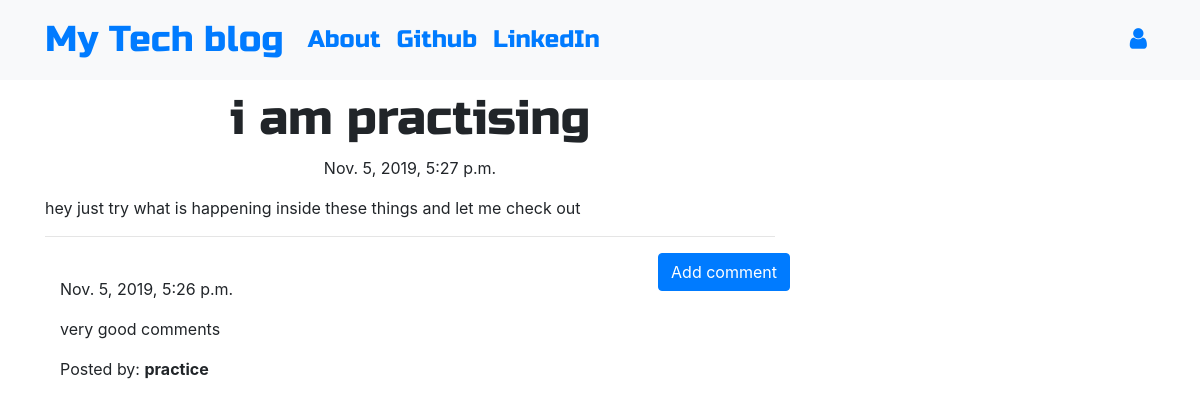
Screenshot of /post/3 with the database file from the repository.
### blog/models.py (models this page shows, shortened)
class Post(models.Model):
    author = models.ForeignKey('auth.User',on_delete=models.CASCADE)
    title = models.CharField(max_length=200)
    text = models.TextField()
    created_date = models.DateTimeField(default=timezone.now)
    published_date = models.DateTimeField(blank=True, null=True)

class Comment(models.Model):
    post = models.ForeignKey('blog.Post', related_name='comments',on_delete=models.CASCADE)
    author = models.CharField(max_length=200)
    text = models.TextField()
    created_date = models.DateTimeField(default=timezone.now)
    approved_comment = models.BooleanField(default=False)

### blog/views.py (the view)
# urls.py: path('post/<int:pk>', views.PostDetailView.as_view(), name='post_detail'),
class PostDetailView(DetailView):
    model = Post

### blog/templates/blog/post_detail.html (shortened to what this page needs)
{% extends 'blog/base.html' %}
{% block content %}
        <h1 class='posttitle loader'>{{ post.title }}</h1>
        {% if post.published_date %}
            <div class="date postdate">
                {{ post.published_date }}
            </div>
        {% else %}
            <a class="btn btn-outline-dark" href="{% url 'post_publish' pk=post.pk %}">Publish</a>
        {% endif %}
      <p class='postcontent' >{{ post.text|safe|linebreaksbr }}</p>
  <hr>
  <a class="btn btn-primary btn-comment" href="{% url 'add_comment_to_post' pk=post.pk %}">Add comment</a>
  <div class="container">
  {% for comment in post.comments.all %}
  <br>
      {% if user.is_authenticated or comment.approved_comment %}
              {{ comment.created_date }}
          <p>{{ comment.text|safe|linebreaks }}</p>
          <p>Posted by: <strong>{{ comment.author }}</strong></p>
      {% endif %}
  {% empty %}
      <p>No comments posted.</p>
  {% endfor %}
</div>
{% endblock %}

### blog/static/css/blog.css (style rules this page uses)
.postdate { text-align: center; }
.posttitle { font-family: 'Russo One', sans-serif; font-size: 3em; text-align: center; }
.postcontent { font-family: 'Montserrat'; font-size: 1.5em; }
.btn-comment { position: absolute; right: 0px; }
.loader { filter:hue-rotate(0deg); color: linear-gradient(45deg,#0f8,#08f); animation:hue 5000ms infinite linear; }

### rows the page displays
Post: title "i am practising", published_date "Nov. 5, 2019, 5:27 p.m.", text "hey just try what is happening inside these things and let me check out"
Comment: created_date "Nov. 5, 2019, 5:26 p.m.", text "very good comments", author "practice"
